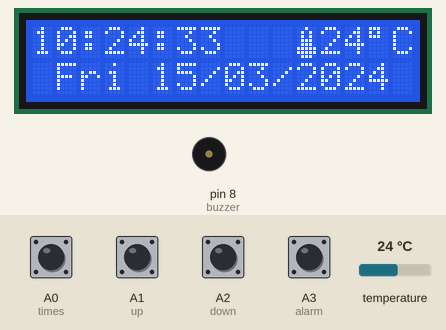
This sketch was run on a simulated Arduino Uno, built with avr-gcc and run on an emulated ATmega328P. On the bench: 16×2 character LCD, buzzer (waves = sounding, pin HIGH). Inputs (shaded band) come from the test bench; at power-on: A0 (times), A1 (up), A2 (down), A3 (alarm) HIGH, temperature 24 °C. The local clock reads 2024-03-15 10:24:30 at power-on unless the sketch sets it; EEPROM starts erased.

Above: at 3.2 s.
3.3 s: A3 (alarm) pulled LOW for 0.15 s
At 3.52 s:
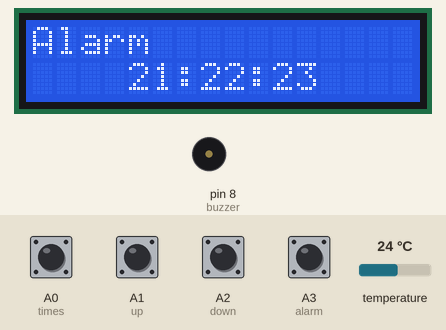
5.1 s: A0 (times) pulled LOW for 1 s
At 6.1 s:
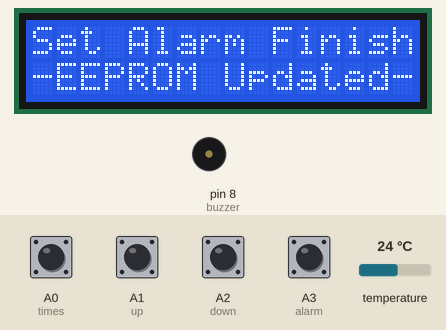
9.1 s: temperature set to 12 °C
At 10.7 s:
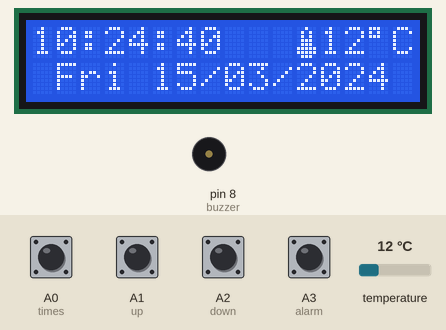
11.5 s: temperature set to 19 °C
At 12.6 s:
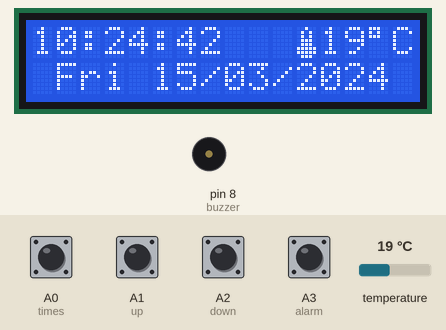
13.6 s: A0 (times) pulled LOW for 1 s
At 13.96 s:
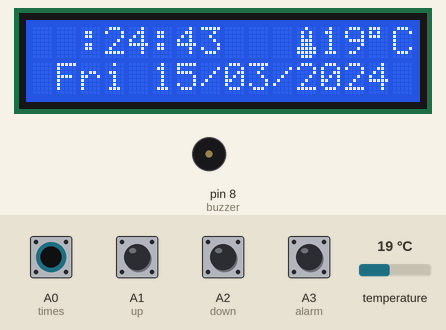
16.1 s: A3 (alarm) pulled LOW for 1 s
At 16.8 s:
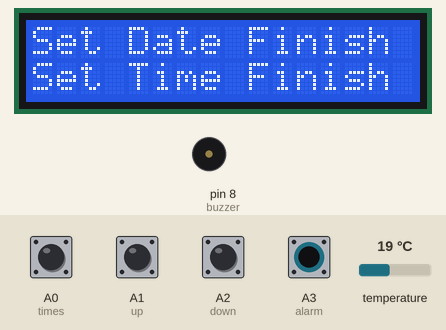
Timing chart, 0 to 19.1 s (numbered marks = the images above; inputs shaded):
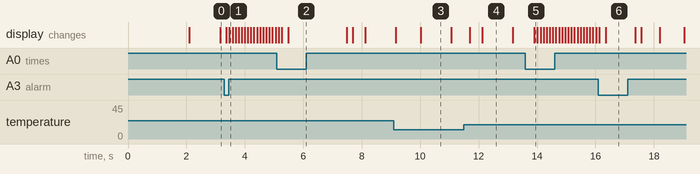

The sketch:

sketch_may02a.ino
```cpp
#include <DS3231.h>//Memanggil RTC3231 Library
#include <Wire.h>  // i2C Conection Library
#include <LiquidCrystal.h> //Libraries
#include <EEPROM.h>

LiquidCrystal lcd(2, 3, 4, 5, 6, 7); //Arduino pins to lcd

#define times   A0
#define up     A1
#define down   A2
#define alarm  A3

#define buzzer 8

DS3231  rtc(SDA, SCL);

// Init a Time-data structure
Time  t; //pencacah string times()

int hour = 0, minute = 0, second = 0, day = 0, months = 0, set_day;
int years = 0;
String Day = "  ";

int AlarmHour  = 21, AlarmMinute  = 22, AlarmSecond  = 23, setMode = 0, setAlarm = 0, alarmMode=0;

int stop =0, mode=0, flag=0;

//Eeprom Store Variable
uint8_t Hour;
uint8_t Minute;

 byte bell_symbol[8] = {
        B00100,
        B01110,
        B01110,
        B01110,
        B01110,
        B11111,
        B01000,
        B00100};
byte thermometer_symbol[8] = {
        B00100,
        B01010,
        B01010,
        B01110,
        B01110,
        B11111,
        B11111,
        B01110};


void setup(){
// Setup Serial connection
  Serial.begin(9600);

  rtc.begin(); // memulai koneksi i2c dengan RTC

 pinMode(times,  INPUT_PULLUP);
 pinMode(up,    INPUT_PULLUP);
 pinMode(down,  INPUT_PULLUP);
 pinMode(alarm, INPUT_PULLUP);
 pinMode(buzzer, OUTPUT);

  lcd.createChar(1, thermometer_symbol);
  lcd.createChar(2, bell_symbol);

  lcd.begin(16, 2); // Configura lcd numero columnas y filas
  lcd.setCursor(0,0);  //Show "TIME" on the LCD

  lcd.setCursor (0,0);
  lcd.print(" Real Time Clock ");
  lcd.setCursor (0,1);
  lcd.print("   With Alarm ");
  delay (2000);
  lcd.clear();

stop=EEPROM.read(50);
if(stop==0){
}else{WriteEeprom ();}

EEPROM.write(50,0);

ReadEeprom();
//Set RTC Untuk Pertama kali
//rtc.setDOW(2);     // Set Day-of-Week to SUNDAY
//rtc.setTime (00, 9, 50);
//rtc.setDate(12, 11, 2017);
}

void loop(){
t = rtc.getTime();
Day = rtc.getDOWStr(1);

if (setMode == 0){
hour = t.hour,DEC;
minute = t.min,DEC;
second = t.sec,DEC;
day = t.date,DEC;
months = t.mon,DEC;
years = t.year,DEC;
}

  if(setAlarm==0){
  lcd.setCursor(0,0);
  lcd.print((hour/10)%10);
  lcd.print(hour % 10);
  lcd.print(":");
  lcd.print((minute/10)%10);
  lcd.print(minute % 10);
  lcd.print(":");
  lcd.print((second/10)%10);
  lcd.print(second % 10);
  lcd.print(" ");
  if(mode==1){lcd.write(2);}
  else{lcd.print(" ");}
  lcd.print(" ");
  lcd.write(1);
  lcd.print(rtc.getTemp(),0);
  lcd.write(223);
  lcd.print("C");
  lcd.print("  ");

  lcd.setCursor(1,1);
  lcd.print(Day);
  lcd.print(" ");
  lcd.print((day/10)%10);
  lcd.print(day % 10);
  lcd.print("/");
  lcd.print((months/10)%10);
  lcd.print(months % 10);
  lcd.print("/");
  lcd.print((years/1000)%10);
  lcd.print((years/100)%10);
  lcd.print((years/10)%10);
  lcd.print(years % 10);
  }


setupClock();
setTimer();
delay (100);
blinking();

//Alarm
if (alarmMode==1 && mode==1 && hour==AlarmHour && minute==AlarmMinute && second>=AlarmSecond) {
for(int i = 0 ; i< 20 ; i++){
  digitalWrite(buzzer, HIGH);
  delay (300);
  digitalWrite(buzzer, LOW);
  delay (300);
  if(digitalRead (times) == 1 || digitalRead (up) == 0 || digitalRead (down) == 0 || digitalRead (alarm) == 1){
    break;
  }
}
}else{digitalWrite(buzzer, LOW);}


delay (100);
}

void blinking (){
//BLINKING SCREEN
if (setAlarm <2 && setMode == 1){lcd.setCursor(0,0);  lcd.print("  ");}
if (setAlarm <2 && setMode == 2){lcd.setCursor(3,0);  lcd.print("  ");}
if (setAlarm <2 && setMode == 3){lcd.setCursor(6,0);  lcd.print("  ");}
if (setAlarm <2 && setMode == 4){lcd.setCursor(1,1);  lcd.print("   ");}
if (setAlarm <2 && setMode == 5){lcd.setCursor(5,1);  lcd.print("  ");}
if (setAlarm <2 && setMode == 6){lcd.setCursor(8,1);  lcd.print("  ");}
if (setAlarm <2 && setMode == 7){lcd.setCursor(11,1); lcd.print("    "); }
//Alarm
if (setMode == 0 && setAlarm == 1){lcd.setCursor(6,0); lcd.print("           "); }
if (setMode == 0 && setAlarm == 2){lcd.setCursor(4,1); lcd.print("  "); }
if (setMode == 0 && setAlarm == 3){lcd.setCursor(7,1); lcd.print("  "); }
if (setMode == 0 && setAlarm == 4){lcd.setCursor(10,1);lcd.print("  "); }
}

//Seting Jam ,Tanggal,Alarm/Timer
void setupClock (void) {

    if (setMode == 8){
    lcd.setCursor (0,0);
    lcd.print (F("Set Date Finish "));
    lcd.setCursor (0,1);
    lcd.print (F("Set Time Finish "));
    delay (1000);
    rtc.setTime (hour, minute, second);
    rtc.setDate (day, months, years);
    lcd.clear();
    setMode = 0;
    }

    if (setAlarm == 5){
    lcd.setCursor (0,0);
    lcd.print (F("Set Alarm Finish"));
    lcd.setCursor (0,1);
    lcd.print (F("-EEPROM Updated-"));
    WriteEeprom();
    delay (2000);
    lcd.clear();
    setAlarm=0;
    alarmMode=1;
    }

 if (setAlarm >0){ alarmMode=0;}

 if(digitalRead (times) == 0 && flag==0) {flag=1;
 if(setAlarm>0){setAlarm=5;}
 else{setMode = setMode+1;}
 }

 if(digitalRead (alarm) == 0 && flag==0){flag=1;
 if(setMode>0){setMode=8;}
  else{setAlarm = setAlarm+1;}
  lcd.clear();}

if(digitalRead (times) == 1 && digitalRead (alarm) == 1){flag=0;}

 if(digitalRead (up) == 0){
            if (setAlarm<2 && setMode==1)hour=hour+1;
            if (setAlarm<2 && setMode==2)minute=minute+1;
            if (setAlarm<2 && setMode==3)second=second+1;
            if (setAlarm<2 && setMode==4)set_day=set_day+1;
            if (setAlarm<2 && setMode==5)day=day+1;
            if (setAlarm<2 && setMode==6)months=months+1;
            if (setAlarm<2 && setMode==7)years=years+1;
            //Alarm
            if (setMode==0 && setAlarm==1)mode=1;
            if (setMode==0 && setAlarm==2 && AlarmHour<23)AlarmHour=AlarmHour+1;
            if (setMode==0 && setAlarm==3 && AlarmMinute<59)AlarmMinute=AlarmMinute+1;
            if (setMode==0 && setAlarm==4 && AlarmSecond<59)AlarmSecond=AlarmSecond+1;
if(AlarmHour>23)AlarmHour=0;
if(AlarmSecond>59)AlarmSecond=0;
if(AlarmSecond>59)AlarmSecond=0;
if(hour>23)hour=0;
if(minute>59)minute=0;
if(second>59)second=0;
if(set_day>7)set_day=0;
if(day>31)day=0;
if(months>12)months=0;
if(years>2030)years=2000;
rtc.setDOW(set_day);
 }

if(digitalRead (down) == 0){
            if (setAlarm<2 && setMode==1)hour=hour-1;
            if (setAlarm<2 && setMode==2)minute=minute-1;
            if (setAlarm<2 && setMode==3)second=second-1;
            if (setAlarm<2 && setMode==4)set_day=set_day-1;
            if (setAlarm<2 && setMode==5)day=day-1;
            if (setAlarm<2 && setMode==6)months=months-1;
            if (setAlarm<2 && setMode==7)years=years-1;
            //Alarm
            if (setMode==0 && setAlarm==1 )mode=0;
            if (setMode==0 && setAlarm==2 && AlarmHour>0)AlarmHour=AlarmHour-1;
            if (setMode==0 && setAlarm==3 && AlarmMinute>0)AlarmMinute=AlarmMinute-1;
            if (setMode==0 && setAlarm==4 && AlarmSecond>0)AlarmSecond=AlarmSecond-1;
if(hour<0)hour=23;
if(minute<0)minute=59;
if(second<0)second=59;
if(set_day<0)set_day=7;
if(day<0)day=31;
if(months<0)months=12;
if(years<0)years=2030;
rtc.setDOW(set_day);
 }

}

void setTimer (){
  //Alarm
 if (setMode == 0 && setAlarm >0){
  lcd.setCursor (0,0);
  lcd.print("Alarm ");
 if(mode==0){lcd.print("Deactivate");}
        else{lcd.print("Activated ");}

  lcd.setCursor (4,1);
  lcd.print((AlarmHour/10)%10);
  lcd.print(AlarmHour % 10);
  lcd.print(":");
  lcd.print((AlarmMinute/10)%10);
  lcd.print(AlarmMinute % 10);
  lcd.print(":");
  lcd.print((AlarmSecond/10)%10);
  lcd.print(AlarmSecond % 10);
 }
}

void ReadEeprom () {
  AlarmHour=EEPROM.read(1);
  AlarmMinute=EEPROM.read(2);
  AlarmSecond=EEPROM.read(3);

  mode=EEPROM.read(4);
}

void WriteEeprom () {
  EEPROM.write(1,AlarmHour);
  EEPROM.write(2,AlarmMinute);
  EEPROM.write(3,AlarmSecond);
  EEPROM.write(4,mode);
}
```

Measured:
- after the input at 3.3 s, the display: first changes after 0.07 s (image 1 shows a later state)
- after the input at 16.1 s, the display: first changes at once (image 6 shows a later state)
- what the display in image 3 shows lasts 1.1 s, from 10.0 s to 11.1 s
